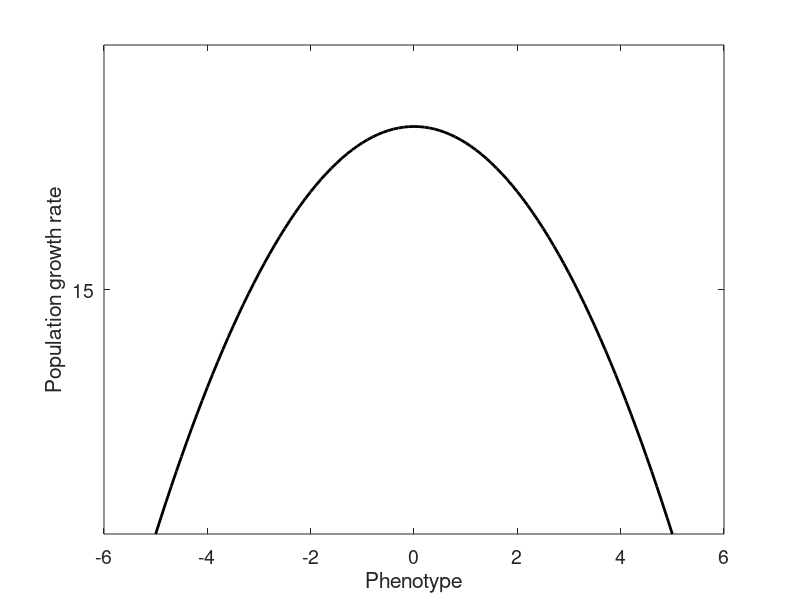

Write MATLAB code to recreate this figure. (Note: this script raises an error after producing the figure.)
% A Normal distribution to use as a phenotype graph in Figure S1
mainFig = figure('color', 'w');
set(gcf,...
    'Units', 'inches', ...
    'Position',[1  1 3.0 2.7]);

x = [-5:0.1:5];
y = 25 - x.*x;
plot(x, y, '-k', 'LineWidth', 2);
xlim([-6 6]);
ylim([0 30]);
hold on;
set(gca, 'FontSize', 14);
xlabel('Phenotype');
ylabel('Population growth rate');
yticks([15]);
yticklabels('r_i_m(t)');
ytickangle(90);
xticks(0);
xticklabels('\Theta(t)');
box off
% Exaggerate the tick at zero, which is g
plot([0 0], [0 max(y)/10], '-k', 'LineWidth', 3);
%title('Environmental effects', 'FontWeight', 'normal');
% Arrow across the middle of the curve.
annotation(mainFig,'doublearrow',[0.388 0.74], [0.57 0.57], 'LineWidth', 1.5);
% Above the line
annotation(gcf, 'textbox', ...
    [0.48, 0.71, 0.03, 0.03], ...
    'String', '\sigma_w_m', ...
    'FontSize', 14, 'FitBoxToText', 'on', 'LineStyle', 'none');
% Below the line
annotation(gcf, 'textbox', ...
    [0.39, 0.55, 0.03, 0.03], ...
    'String', ["(coral host-"; "dependent)"], ...
    'FontSize', 14, 'FitBoxToText', 'on', 'LineStyle', 'none');
saveCurrentFigure("C:\Users\Steve\Google Drive\Coral_Model_Steve\2021_FebruaryChanges\Mar2021_SimplerL2.6_0.5-1.5-0.32_Target5\VectorBlackWhite\Fitness")
